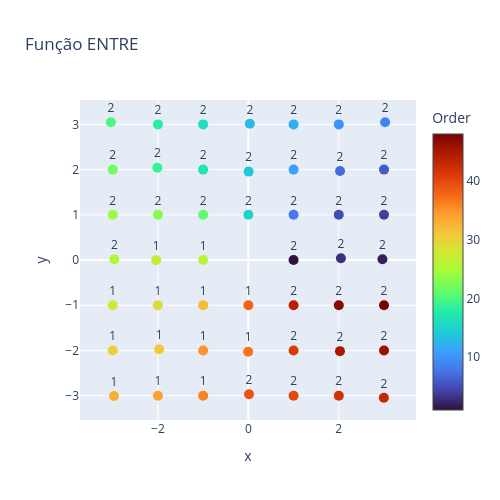

Notebook source saved alongside this figure:
### Code cell
u = np.array([0.0, -1.0])
v = np.array([-1.0, 0.0])

# Compute ENTRE in the original random point order.
entre_points = np.array(
    [entre(u, v, point) for point in points],
    dtype=np.int64,
)

plot_point_order(
    points,
    orders,
    annotations=entre_points,
    values=entre_points,
    value_name="entre",
    title="Função ENTRE",
).show()

### Figure 1 — Plotly figure (JSON) as saved in the notebook; plotly's stock layout.template omitted (floating-point values rounded to 4 significant figures)
{"data": [{"customdata": [[47, 2], [39, 2], [11, 2], [21, 2], [12, 2], [6, 2], [23, 2], [40, 2], [17, 2], [7, 2], [28, 1], [14, 2], [15, 2], [16, 2], [20, 2], [31, 1], [36, 1], [35, 1], [24, 2], [29, 1], [18, 2], [3, 2], [41, 2], [25, 2], [34, 1], [38, 1], [46, 2], [13, 2], [1, 2], [45, 2], [5, 2], [33, 1], [37, 1], [4, 2], [27, 1], [44, 2], [48, 2], [2, 2], [26, 1], [19, 2], [10, 2], [32, 1], [22, 2], [8, 2], [30, 1], [9, 2], [43, 2], [42, 2]], "hovertemplate": "x=%{x:.6f}<br>y=%{y:.6f}<br>order=%{customdata[0]:.0f}<br>entre=%{customdata[1]:.6f}<br><extra></extra>", "marker": {"color": [47, 39, 11, 21, 12, 6, 23, 40, 17, 7, 28, 14, 15, 16, 20, 31, 36, 35, 24, 29, 18, 3, 41, 25, 34, 38, 46, 13, 1, 45, 5, 33, 37, 4, 27, 44, 48, 2, 26, 19, 10, 32, 22, 8, 30, 9, 43, 42], "colorbar": {"title": {"text": "Order"}}, "colorscale": [[0, "#30123b"], [0.07143, "#4145ab"], [0.1429, "#4675ed"], [0.2143, "#39a2fc"], [0.2857, "#1bcfd4"], [0.3571, "#24eca6"], [0.4286, "#61fc6c"], [0.5, "#a4fc3b"], [0.5714, "#d1e834"], [0.6429, "#f3c63a"], [0.7143, "#fe9b2d"], [0.7857, "#f36315"], [0.8571, "#d93806"], [0.9286, "#b11901"], [1, "#7a0402"]], "showscale": true, "size": 10}, "mode": "markers+text", "text": ["2", "2", "2", "2", "2", "2", "2", "2", "2", "2", "1", "2", "2", "2", "2", "1", "1", "1", "2", "1", "2", "2", "2", "2", "1", "1", "2", "2", "2", "2", "2", "1", "1", "2", "1", "2", "2", "2", "1", "2", "2", "1", "2", "2", "1", "2", "2", "2"], "textposition": "top center", "type": "scatter", "x": [2.0, 0.01439, 1.0, -1.0, 1.0, 3.0, -2.0, 1.0, -1.0, 2.028, -3.0, 0.005458, 0.0, -1.0, -3.041, -1.974, -1.0, -1.0, -3.0, -2.0, -2.0, 2.047, 1.0, -2.964, -2.0, 0.0, 3.0, 0.03276, 1.0, 2.026, 2.0, -2.973, -0.005659, 3.0, -2.037, 1.0, 3.0, 2.965, -1.0, -2.013, 2.0, -1.0, -3.0, 1.0, -3.0, 3.024, 2.997, 2.0], "y": [-1.0, -2.968, 2.0, 1.0, 3.0, 2.0, 1.0, -3.0, 2.0, 1.969, -1.0, 1.956, 1.0, 3.0, 3.048, -1.971, -3.0, -2.0, 1.0, -1.0, 3.0, 0.03931, -2.0, 0.01974, -3.0, -1.0, -2.0, 3.013, 0.0, -2.015, 1.0, -3.006, -2.027, 1.0, -0.004961, -1.0, -1.0, 0.0183, 0.0, 2.043, 3.0, -1.0, 2.0, 1.0, -2.0, 3.047, -3.046, -3.0]}], "layout": {"height": 500, "showlegend": false, "title": {"text": "Função ENTRE"}, "width": 500, "xaxis": {"scaleanchor": "y", "scaleratio": 1, "title": {"text": "x"}, "zeroline": true}, "yaxis": {"title": {"text": "y"}, "zeroline": true}}}
